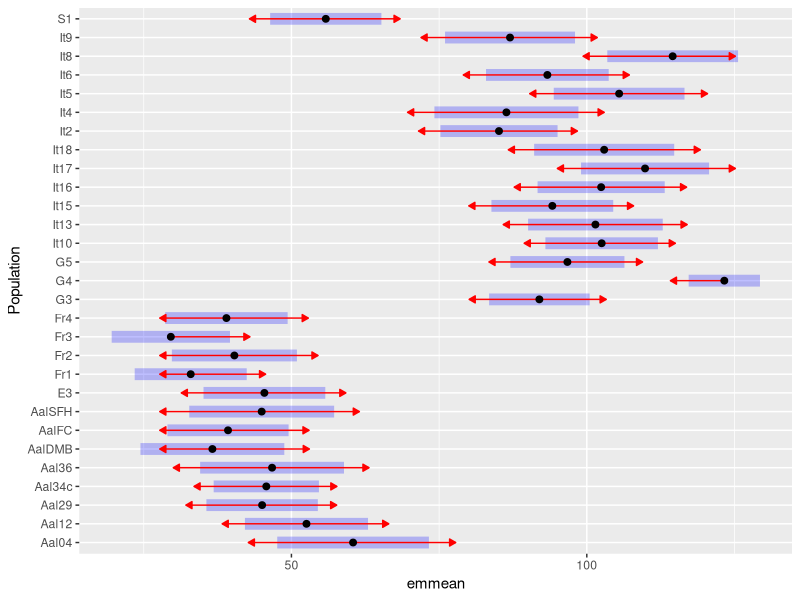
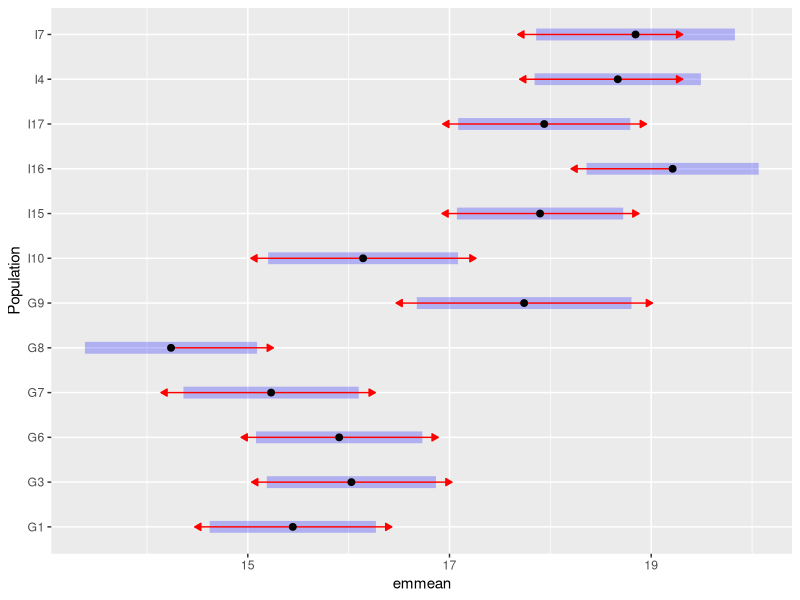
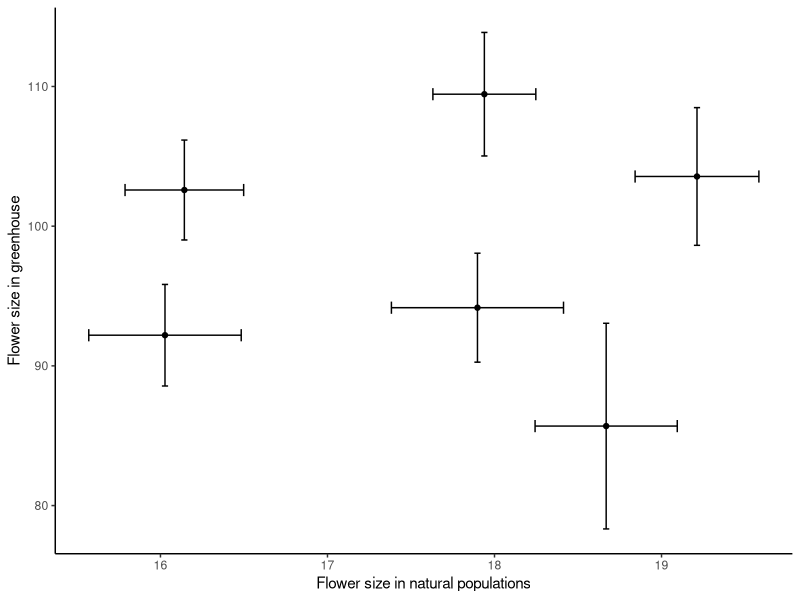
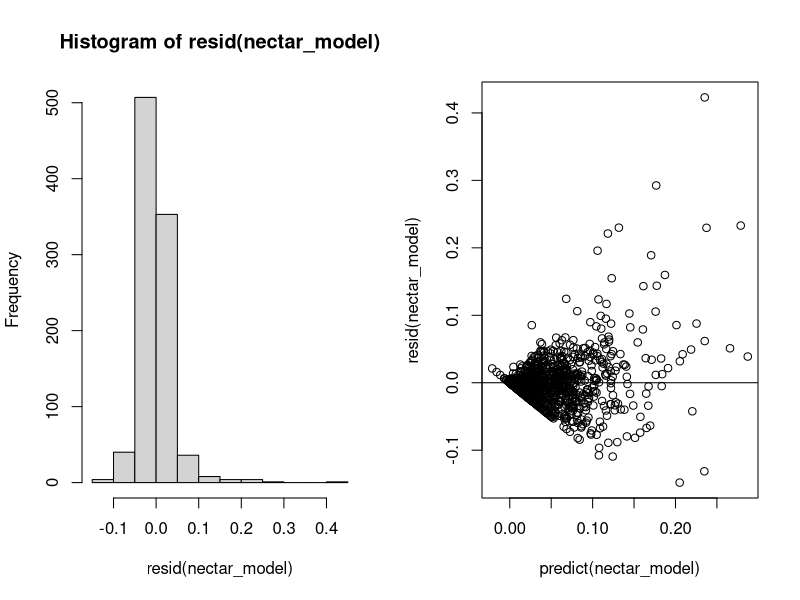
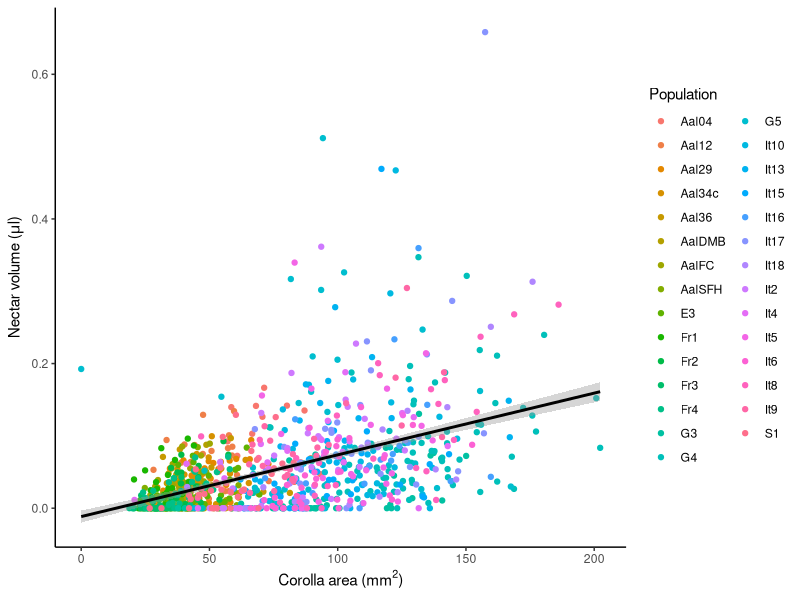
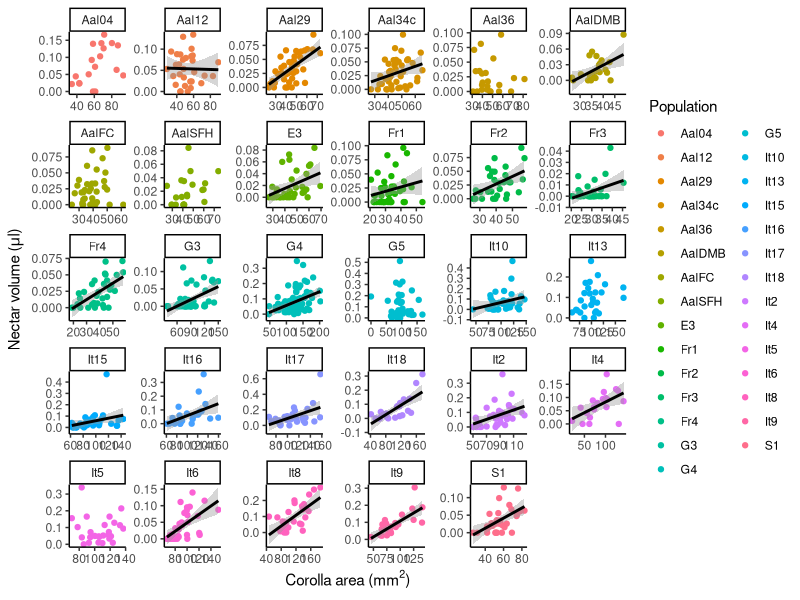

Reproduce these figures in R, in order.
## ---- chunk 1
library(tidyverse)
library(readxl)
library(lme4)
library(lmerTest)
library(knitr)
library(lmerTest)
library(emmeans)
library(ggpubr)
library(plotrix)
## ---- chunk 2
nectar <- read_excel("nectar protocol.xlsx")

nectar_work <- nectar %>% filter(!is.na(Population)) %>%  filter(!is.na(nectar_μl)) %>% filter(!is.na(Corola_area_mm2))

nectar_work8 <- nectar_work %>% group_by(Population) %>% filter (length(unique(Plant_id))>=8)

## ---- chunk 3
size_mod<- lmer(Corola_area_mm2~Population+(1|Plant_id), data = nectar_work8)

anova(size_mod)

#emmeans(size_mod, pairwise~Population)
emms<-emmeans(size_mod, "Population")
#pwpm(emms)
plot(emms, comparisons = TRUE)

## ---- chunk 4
field <- read_csv("field_data.csv")
field_work <- field %>% filter(!is.na(FlowerSize))

field_work %>% group_by(Population) %>% summarize(N=length(Id))

size_mod<- lm(FlowerSize~Population, data = field_work)

anova(size_mod)

emms<-emmeans(size_mod, pairwise~Population)
plot(emms, comparisons = TRUE)

## ---- chunk 5
Pops <- c("G3", "I10", "I15", "I16", "I17", "I4","It10", "It15", "It16", "It17", "It4")

field_combine <- field_work %>% filter(Population %in% Pops) %>%  group_by(Population) %>% summarize(FlSizeMean = mean(FlowerSize), FlSizeSE=std.error(FlowerSize)) %>% mutate(Source="Field")

gh_combine <- nectar_work8 %>% filter(Population %in% Pops) %>%  group_by(Population) %>% summarize(FlSizeMean = mean(Corola_area_mm2), FlSizeSE=std.error(Corola_area_mm2)) %>% mutate(Source="Greenhouse")

combine <- rbind(field_combine, gh_combine)
combine[8:12,1]<-c("I10", "I15", "I16", "I17", "I4")

combine_wide <- combine %>% pivot_wider(names_from=Source, values_from=c(FlSizeMean,FlSizeSE))

combine_mod <- lm(FlSizeMean_Greenhouse~FlSizeMean_Field, data=combine_wide)

ggplot(aes(x=FlSizeMean_Field, y=FlSizeMean_Greenhouse), data=combine_wide)+geom_point()+geom_errorbar(aes(ymin=FlSizeMean_Greenhouse-FlSizeSE_Greenhouse, ymax=FlSizeMean_Greenhouse+FlSizeSE_Greenhouse))+geom_errorbarh(aes(xmin=FlSizeMean_Field-FlSizeSE_Field, xmax=FlSizeMean_Field+FlSizeSE_Field))+xlab("Flower size in natural populations")+ylab("Flower size in greenhouse")+theme_classic()


## ---- chunk 6
nectar <- read_excel("nectar protocol.xlsx")

nectar_work <- nectar %>% filter(!is.na(Population)) %>%  filter(!is.na(nectar_μl)) %>% filter(!is.na(Corola_area_mm2))

nectar_work8 <- nectar_work %>% group_by(Population) %>% filter (length(unique(Plant_id))>=8)

nectar_8_avg <- nectar_work8 %>% group_by(Population, Plant_id) %>% summarize(Mean_nectar=mean(nectar_μl))

#add scent into this df

#nectar_model<-lmer(nectar_μl~scent+(1|Population), data=nectar_8_avg)

#par(mfrow=c(1,2))
#hist(resid(nectar_model))
#plot(predict(nectar_model),resid(nectar_model)) ; abline(h=0)

## ---- chunk 7
#ggplot(aes(x=scent, y=nectar_μl), #data=nectar_8_avg)+geom_point(aes(color=Population))+geom_smooth(method="lm",color="black")+theme_classic()+xlab(expression(paste("Total scent emission (ng", h^-1, flower^-1, ")"))) + ylab(expression(paste("Nectar volume (", mu,"l)")))
## ---- chunk 8
nectar <- read_excel("nectar protocol.xlsx")
## ---- chunk 9
#kable(nectar %>% filter(is.na(Population)) %>% group_by(Plant_id) %>% summarise(N=length(unique(flower_id))))
## ---- chunk 10
nectar_work <- nectar %>% filter(!is.na(Population)) %>%  filter(!is.na(nectar_μl)) %>% filter(!is.na(Corola_area_mm2))
## ---- chunk 11

nectar_work_sum <- nectar_work %>% group_by(Population) %>%  summarise(N_plants=length(unique(Plant_id)), N_flowers=length(flower_id))
kable(nectar_work_sum)
## ---- chunk 12
nectar_list <- nectar_work_sum %>% filter(N_plants >= 8)
## ---- chunk 13
nectar_work8 <- nectar_work %>% group_by(Population) %>% filter (length(unique(Plant_id))>=8)
## ---- chunk 14
nectar_model<-lmer(nectar_μl~Corola_area_mm2+(1|Population/Plant_id), data=nectar_work8)

par(mfrow=c(1,2))
hist(resid(nectar_model))
plot(predict(nectar_model),resid(nectar_model)) ; abline(h=0)
## ---- chunk 15
ggplot(aes(x=Corola_area_mm2, y=nectar_μl), data=nectar_work8)+geom_point(aes(color=Population))+geom_smooth(method="lm",color="black")+theme_classic()+xlab(expression(paste("Corolla area (", mm^2 ,")"))) + ylab(expression(paste("Nectar volume (", mu,"l)")))
## ---- chunk 16

f <- function(df) summary(lmer(nectar_μl ~ Corola_area_mm2 +(1|Plant_id), data = df))

v <- lapply(split(nectar_work8, nectar_work8$Population), f)

Pop=sort(as.factor(c(unique(nectar_work8$Population),unique(nectar_work8$Population))))

results<-data.frame("Estimate"=numeric(), "Std. Error"=numeric(), "df"=numeric(), "t value"=numeric(), "Pr(>|t|)"=numeric())


for (i in 1:29){
  z<-as.data.frame(v[[i]]$coefficients)
  results<-rbind(results,z)
}

results<-cbind(results, Pop)


results<-results %>% tibble::rownames_to_column("X") 
results <- results %>% filter(str_detect(X, "Corola"))  %>% mutate(Sig=if_else(`Pr(>|t|)`< 0.05, "Yes", "No")) %>% select(-X) %>% relocate(Pop) 
results.sig<-results %>% filter(Sig=="Yes")
kable(results)

lines<-nectar_work8 %>% filter(Population %in% results.sig$Pop)

ggplot(aes(x=Corola_area_mm2, y=nectar_μl, color=Population), data=nectar_work8)+geom_point()+
  facet_wrap(~Population, scales="free")+theme_classic()+xlab(expression(paste("Corolla area (", mm^2 ,")"))) + ylab(expression(paste("Nectar volume (", mu,"l)")))+geom_smooth(data=lines, method="lm", color="black")
